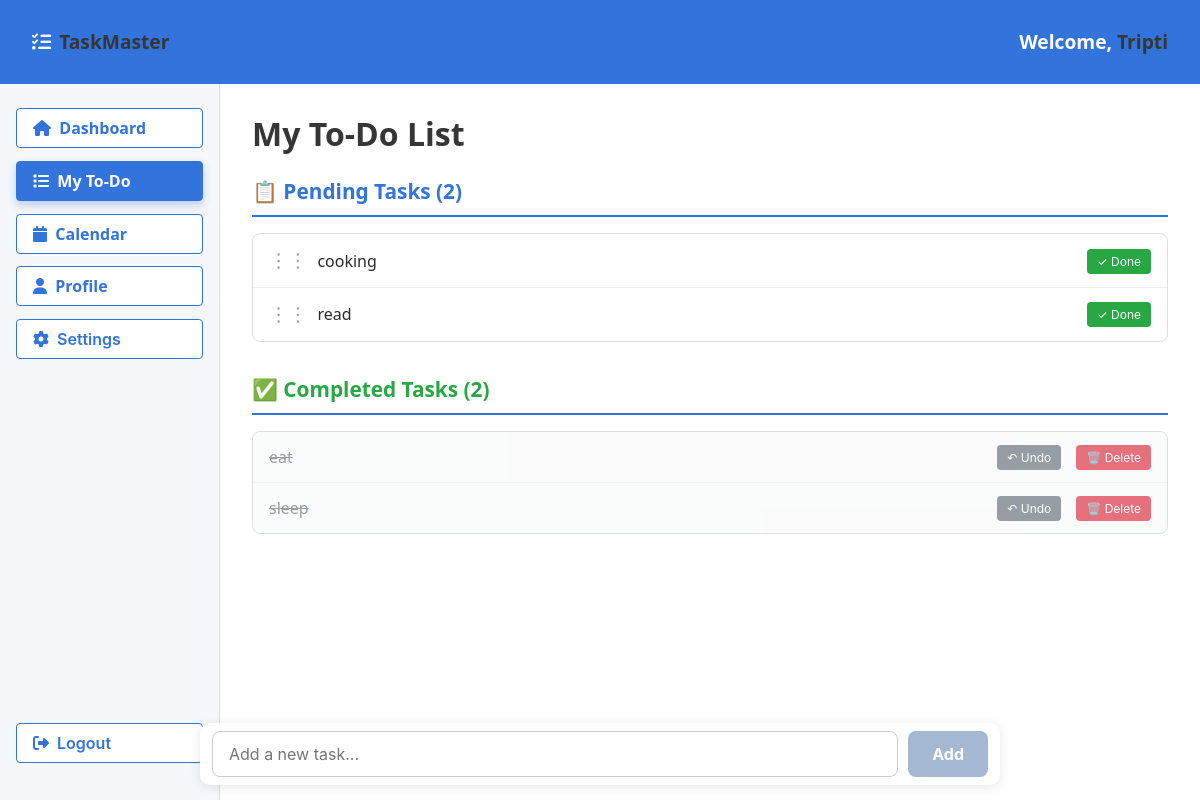
The page /todo/ (signed in) on the database its author committed.
### mainapp/models.py (models this page shows, shortened)
class Tasks(models.Model):
    user = models.ForeignKey(User, on_delete=models.CASCADE, related_name='tasks')
    task = models.TextField()
    created_at = models.DateTimeField(auto_now_add=True)
    order_field = models.PositiveIntegerField(default=0)
    completed = models.BooleanField(default=False)  # Add this field
    completed_at = models.DateTimeField(null=True, blank=True)  # Add this field
    class Meta:
        ordering = ['completed', 'order_field']  # Show pending first

### mainapp/views.py (the view, shortened to what this page needs)
# urls.py: path('todo/', views.todo_page_view, name='todolist'),
@login_required
def todo_page_view(request):
    user = request.user
    pending_todos = Tasks.objects.filter(user=user, completed=False).order_by('order_field')
    completed_todos = Tasks.objects.filter(user=user, completed=True).order_by('-completed_at')
    context = {
        'pending_todos': pending_todos,
        'completed_todos': completed_todos,
        'username': user.get_full_name() or user.username,
    }
    return render(request, 'mainapp/todolist.html', context)

### templates/mainapp/todolist.html (shortened to what this page needs)
{% load static %}
<!DOCTYPE html>
<html lang="en">
<head>
    <link rel="stylesheet" href="https://cdnjs.cloudflare.com/ajax/libs/font-awesome/6.4.0/css/all.min.css">
    <link rel="stylesheet" href="https://cdn.jsdelivr.net/npm/bulma@0.9.4/css/bulma.min.css">
</head>
<body>
    <div id="dashboard-container">
        <div id="navbar">
            <div class="navbar-brand">
                <i class="fas fa-tasks"></i>
                <strong>TaskMaster</strong>
            </div>
            <div>
                Welcome, <strong>{{ username }}</strong>
            </div>
        </div>
        <div id="main-content">
            <aside id="sidebar">
                <a href="{% url 'home' %}" class="button">
                    <i class="fas fa-home"></i>&nbsp;&nbsp;Dashboard
                </a>
                <a href="{% url 'todolist' %}" class="button is-active">
                    <i class="fas fa-list"></i>&nbsp;&nbsp;My To-Do
                </a>
                <a href="{% url 'calendar' %}" class="button">
                    <i class="fas fa-calendar"></i>&nbsp;&nbsp;Calendar
                </a>
                <a href="{% url 'profile' %}" class="button">
                    <i class="fas fa-user"></i>&nbsp;&nbsp;Profile
                </a>
                <button class="button" type="button">
                    <i class="fas fa-cog"></i>&nbsp;&nbsp;Settings
                </button>
                <form id="logout-form" method="post" action="{% url 'logout' %}">
                    <button type="submit" class="button is-danger">
                        <i class="fas fa-sign-out-alt"></i>&nbsp;&nbsp;Logout
                    </button>
                </form>
            </aside>
            <section id="content-area">
                <h1 class="title">My To-Do List</h1>
                <div class="task-section pending-section">
                    <h2 class="section-title">
                        📋 Pending Tasks ({{ pending_todos|length }})
                    </h2>
                    <ul class="todo-list pending-tasks" id="pending-todo-list">
                        {% for todo in pending_todos %}
                            <li data-id="{{ todo.id }}" data-order="{{ todo.order_field }}" draggable="true">
                                <div style="display: flex; align-items: center; flex-grow: 1;">
                                    <span class="drag-handle">⋮⋮</span>
                                    <span class="task-text">{{ todo.task }}</span>
                                </div>
                                <div class="task-actions">
                                    <form method="post" action="{% url 'mark_task_done' todo.id %}" style="display: inline;">
                                        <button type="submit" class="done-btn">✓ Done</button>
                                    </form>
                                </div>
                            </li>
                        {% empty %}
                            <li>No pending tasks. Great job! 🎉</li>
                        {% endfor %}
                    </ul>
                </div>
                <div class="task-section completed-section">
                    <h2 class="section-title">
                        ✅ Completed Tasks ({{ completed_todos|length }})
                    </h2>
                    <ul class="todo-list completed-tasks">
                        {% for todo in completed_todos %}
                            <li>
                                <div style="display: flex; align-items: center; flex-grow: 1;">
                                    <span class="task-text">{{ todo.task }}</span>
                                </div>
                                <div class="task-actions">
                                    <form method="post" action="{% url 'undo_task' todo.id %}" style="display: inline; margin-right: 5px;">
                                        <button type="submit" class="undo-btn">↶ Undo</button>
                                    </form>
                                    <form method="post" action="{% url 'delete_task' todo.id %}" style="display: inline;">
                                        <button type="submit" class="delete-btn" onclick="return confirm('Permanently delete?')">🗑️ Delete</button>
                                    </form>
                                </div>
                            </li>
                        {% empty %}
                            <li>No completed tasks yet.</li>
                        {% endfor %}
                    </ul>
                </div>
            </section>
        </div>
    </div>
    <form id="input-area" method="post" action="{% url 'todolist' %}">
        <input
            type="text"
            id="task-input"
            name="task"
            placeholder="Add a new task..."
            required
        />
        <button id="add-btn" type="submit" disabled>Add</button>
    </form>
</body>
</html>

### templates/mainapp/todolist.html (style rules this page uses)
html, body { height: 100%; margin: 0; font-family: 'Segoe UI', Tahoma, Geneva, Verdana, sans-serif; overflow: hidden; }
#dashboard-container { display: flex; height: 100vh; flex-direction: column; }
#navbar { background-color: #3273dc; color: white; padding: 1rem 2rem; font-weight: 600; font-size: 1.2rem; display: flex; align-items: center; justify-content: space-between; box-shadow: 0 2px 6px rgba(50, 50, 93, 0.2); }
.navbar-brand { display: flex; align-items: center; gap: 0.5rem; }
#main-content { flex: 1; display: flex; overflow: hidden; }
#sidebar { width: 220px; background-color: #f5f7fa; border-right: 1px solid #ddd; padding: 1.5rem 1rem; box-sizing: border-box; display: flex; flex-direction: column; }
#sidebar .button { justify-content: flex-start; font-weight: 600; color: #3273dc; border: 1px solid #3273dc; background: white; width: 100%; margin-bottom: 0.8rem; transition: background-color 0.3s ease, color 0.3s ease; }
#sidebar .button:hover, #sidebar .button.is-active { background-color: #3273dc; color: white; box-shadow: 0 4px 8px rgba(50, 115, 220, 0.3); }
form#logout-form { margin-top: auto; }
#content-area { flex: 1; padding: 2rem; overflow-y: auto; background-color: white; margin-bottom: 70px; }
.task-section { margin-bottom: 2rem; }
.section-title { font-size: 1.3rem; font-weight: 700; margin-bottom: 1rem; padding-bottom: 0.5rem; border-bottom: 2px solid #3273dc; }
.pending-section .section-title { color: #3273dc; }
.completed-section .section-title { color: #28a745; }
.todo-list { list-style: none; margin: 0; padding: 0; max-height: 300px; overflow-y: auto; border: 1px solid #dedede; border-radius: 8px; background-color: #fff; margin-bottom: 1rem; }
.todo-list li { padding: 0.75rem 1rem; border-bottom: 1px solid #eee; font-size: 1rem; color: #2a2a2a; display: flex; justify-content: space-between; align-items: center; transition: background-color 0.2s ease; }
.todo-list li:last-child { border-bottom: none; }
.pending-tasks li { cursor: move; }
.completed-tasks li { background-color: #f8f9fa; opacity: 0.7; }
.completed-tasks .task-text { text-decoration: line-through; color: #6c757d; }
.task-text { flex-grow: 1; margin-right: 1rem; word-break: break-word; }
.drag-handle { cursor: move; color: #999; margin-right: 10px; font-size: 1.2rem; }
.task-actions { display: flex; align-items: center; gap: 10px; }
.done-btn { background: #28a745; color: white; border: none; padding: 5px 10px; border-radius: 4px; cursor: pointer; font-size: 12px; }
.delete-btn { background: #dc3545; color: white; border: none; padding: 5px 10px; border-radius: 4px; cursor: pointer; font-size: 12px; }
.undo-btn { background: #6c757d; color: white; border: none; padding: 5px 10px; border-radius: 4px; cursor: pointer; font-size: 12px; }
#input-area { position: fixed; bottom: 15px; left: 50%; transform: translateX(-50%); width: 100%; max-width: 800px; background: #fff; padding: 8px 12px; box-shadow: 0 2px 12px rgba(0,0,0,0.1); border-radius: 10px; display: flex; gap: 10px; box-sizing: border-box; z-index: 20; }
#task-input { flex-grow: 1; border: 1px solid #ccc; border-radius: 8px; padding: 0.75rem 1rem; font-size: 1rem; outline: none; }
#add-btn { background-color: #3273dc; border: none; color: white; font-weight: 700; font-size: 1rem; padding: 0 1.5rem; border-radius: 8px; cursor: pointer; }
#add-btn:disabled { background-color: #a5b8d1; cursor: not-allowed; }

### rows shown on the page
Tasks: task "cooking"
Tasks: task "read"
Tasks: task "eat"
Tasks: task "sleep"

### other values the page prints
{{ username }} "Tripti"
{{ pending_todos|length }} "2"
{{ completed_todos|length }} "2"
